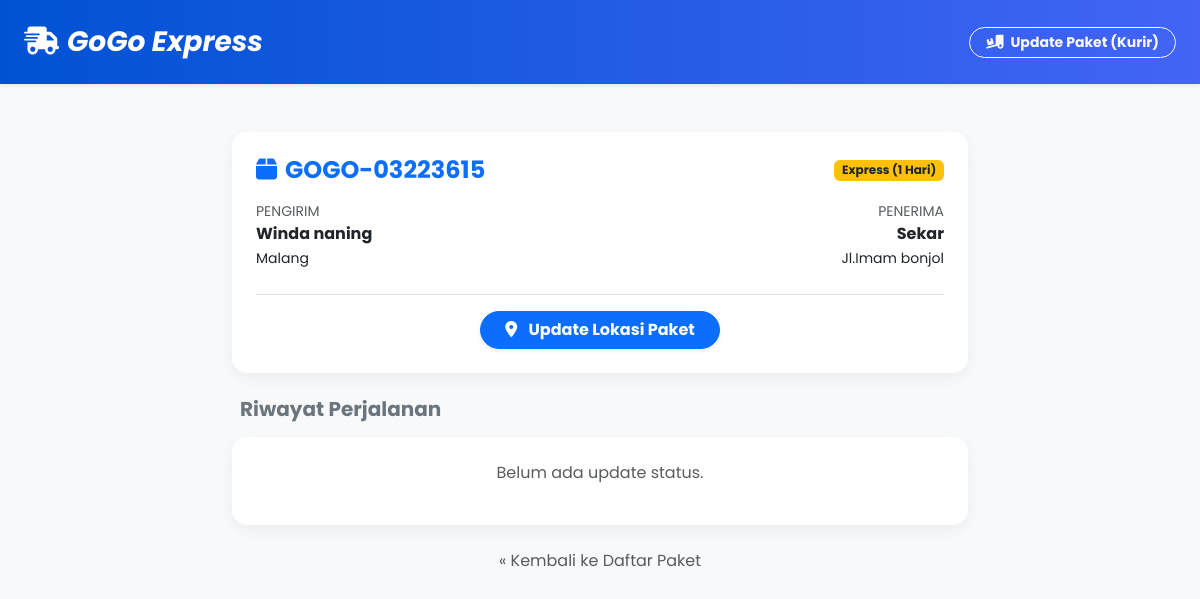
/GoGo/paket/1/, run on the app's committed database.
### gogo/models.py (models this page shows, shortened)
class Paket(models.Model):
    JENIS_LAYANAN = [
        ('REG', 'Reguler (2-3 Hari)'),
        ('EXP', 'Express (1 Hari)'),
        ('CARGO', 'Kargo (Min 10kg)'),
    ]
    resi = models.CharField(max_length=20, unique=True, blank=True)
    pengirim = models.ForeignKey(Customer, on_delete=models.CASCADE, related_name='paket_dikirim')
    penerima = models.CharField(max_length=100)
    alamat_tujuan = models.TextField()
    layanan = models.CharField(max_length=10, choices=JENIS_LAYANAN, default='REG')
    berat = models.DecimalField(max_digits=10, decimal_places=2)
    tanggal_kirim = models.DateTimeField(auto_now_add=True)

class Customer(models.Model):
    nik = models.CharField(max_length=16, unique=True)
    nama = models.CharField(max_length=100)
    alamat = models.TextField()
    kota = models.CharField(max_length=100)
    no_telepon = models.CharField(max_length=100)
    tanggal = models.DateTimeField(auto_now_add=True)

### gogo/views.py (the view)
# urls.py: path('paket/<int:pk>/', PaketDetailView.as_view(), name='paket-detail'),
class PaketDetailView(DetailView):
    model = Paket
    template_name = 'gogo/paket_detail.html'

### gogo/templates/gogo/paket_detail.html
{% extends 'gogo/base.html' %}
{% block content %}
<div class="container mt-5">
    <div class="row justify-content-center">
        <div class="col-md-8">
            <div class="card card-custom p-4 mb-4">
                <div class="d-flex justify-content-between align-items-center mb-3">
                    <h4 class="fw-bold text-primary mb-0">
                        <i class="fas fa-box me-2"></i>{{ object.resi }}
                    </h4>
                    <span class="badge bg-warning text-dark">{{ object.get_layanan_display }}</span>
                </div>
                <div class="row g-3">
                    <div class="col-6">
                        <small class="text-muted d-block">PENGIRIM</small>
                        <span class="fw-bold">{{ object.pengirim.nama }}</span>
                        <br><small>{{ object.pengirim.kota }}</small>
                    </div>
                    <div class="col-6 text-end">
                        <small class="text-muted d-block">PENERIMA</small>
                        <span class="fw-bold">{{ object.penerima }}</span>
                        <br><small>{{ object.alamat_tujuan }}</small>
                    </div>
                </div>
                <div class="mt-4 pt-3 border-top text-center">
                    <a href="{% url 'tracking-add' %}?paket_id={{ object.pk }}" class="btn btn-primary rounded-pill fw-bold px-4 shadow-sm">
                        <i class="fas fa-map-marker-alt me-2"></i> Update Lokasi Paket
                    </a>
                </div>
            </div>
            <h5 class="fw-bold text-secondary mb-3 ms-2">Riwayat Perjalanan</h5>
            <div class="card card-custom p-0 overflow-hidden">
                {% if object.tracking.all %}
                    <div class="list-group list-group-flush">
                        {% for track in object.tracking.all|dictsortreversed:"waktu" %}
                        <div class="list-group-item p-3 border-start border-4 {% if forloop.first %}border-primary bg-light{% else %}border-secondary{% endif %}">
                            <div class="d-flex justify-content-between">
                                <div>
                                    <h6 class="fw-bold mb-1">{{ track.get_status_display }}</h6>
                                    <p class="text-muted small mb-0">
                                        <i class="fas fa-map-pin me-1"></i> {{ track.lokasi }}
                                    </p>
                                </div>
                                <div class="text-end">
                                    <small class="text-muted fw-bold" style="font-size: 0.75rem;">
                                        {{ track.waktu|date:"d M Y" }}
                                    </small>
                                    <br>
                                    <small class="text-muted" style="font-size: 0.7rem;">
                                        {{ track.waktu|date:"H:i" }} WIB
                                    </small>
                                </div>
                            </div>
                        </div>
                        {% endfor %}
                    </div>
                {% else %}
                    <div class="p-4 text-center text-muted">
                        <p>Belum ada update status.</p>
                    </div>
                {% endif %}
            </div>
            <div class="text-center mt-4 mb-5">
                <a href="{% url 'paket-list' %}" class="text-decoration-none text-muted">
                    &laquo; Kembali ke Daftar Paket
                </a>
            </div>
        </div>
    </div>
</div>
{% endblock %}

### gogo/templates/gogo/base.html (style rules this page uses)
body { font-family: 'Poppins', sans-serif; background-color: #f8f9fa; padding-bottom: 100px; }
.card-custom { border: none; border-radius: 15px; box-shadow: 0 5px 15px rgba(0,0,0,0.05); transition: all 0.3s ease; background: white; cursor: pointer; }

### data on the page
Paket: resi "GOGO-03223615", layanan "Express (1 Hari)", pengirim.nama "Winda naning", pengirim.kota "Malang", penerima "Sekar", alamat_tujuan "Jl.Imam bonjol"
